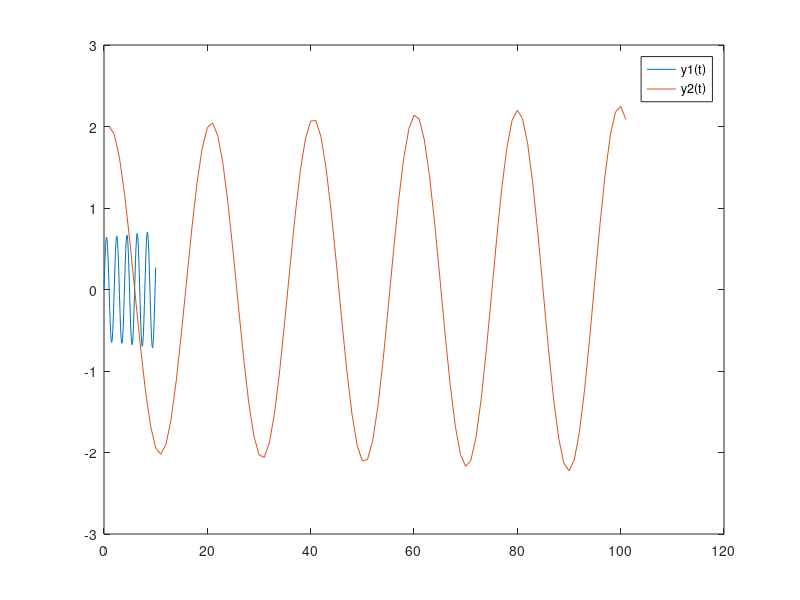

MATLAB code to generate this figure:
function rks

    % d^2theta(t)/dt^2 + gtheta(t)/L = 0; theta(t0) = theta0; dtheta(t0)/dt = beta0
    L = 1;
    g = 9.8;
    theta0 = 0;
    beta0 = 2;
    omega = 1;
    t0 = 0;
    dt = 0.1;
    tf = 10;

    t = t0:dt:tf;
    y(1, 1) = theta0;
    y(2, 1) = beta0;

    A = [0 1; -g / L 0];

    for i = 1:(tf - t0) / dt
        k1 = dt * A * y(:, i);
        k2 = dt * A * (y(:, i) + (1 / (2 * omega)) * k1);
        y(:, i + 1) = y(:, i) + (1 - omega) * k1 + omega * k2;
    endfor

    plot(t, y(1, :), y(2, :));
    legend("y1(t)", "y2(t)");

endfunction
